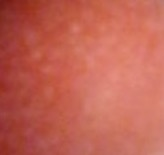
#> input picture ball_color2.jpg, 164 x 155 px, given in place of the camera
$ python camera.py
#> lines starting #> are read from the running program, lines starting #| are printed output that depends on the picture
### centroid.py
import cv2
import numpy as np
import matplotlib.pyplot as plt
import time

VID_PATH = "simple_sample.MOV"

# [5 lines left out: function show_image, not called in this run]

def get_ball_color():
    img = cv2.imread('ball_color.jpg', cv2.IMREAD_COLOR)
    return np.mean(img, axis=(0, 1))

# [97 lines left out: functions get_ball_size, color_match, find_center_of_circle, crop_circles, write_frames, not called in this run]

# [3 lines that do not run on import are left out]

### camera.py

import cv2
from centroid import *


if __name__ == '__main__':
    cv2.namedWindow("preview")
    vc = cv2.VideoCapture(0)

    if vc.isOpened(): # try to get the first frame
        rval, frame = vc.read()
#> frame is the input picture: shape (155, 164, 3); mean B, G, R 84.4, 99.2, 193.3
    else:
        rval = False

    ball_color_tile = np.tile(get_ball_color(), (frame.shape[0], frame.shape[1], 1))
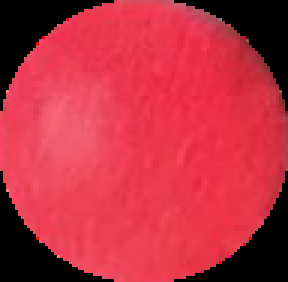
#> input picture ball_color.jpg, 96 x 94 px (shown 3 times larger)
#> in get_ball_color, img is the input picture: shape (94, 96, 3); mean B, G, R 65.5, 48.2, 187.4
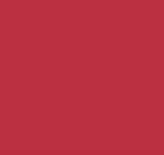
#> ball_color_tile: shape (155, 164, 3) float64; mean B, G, R 65.5, 48.2, 187.4

    while rval:
#> (the run stopped early here; a loop or call above may not have finished)
